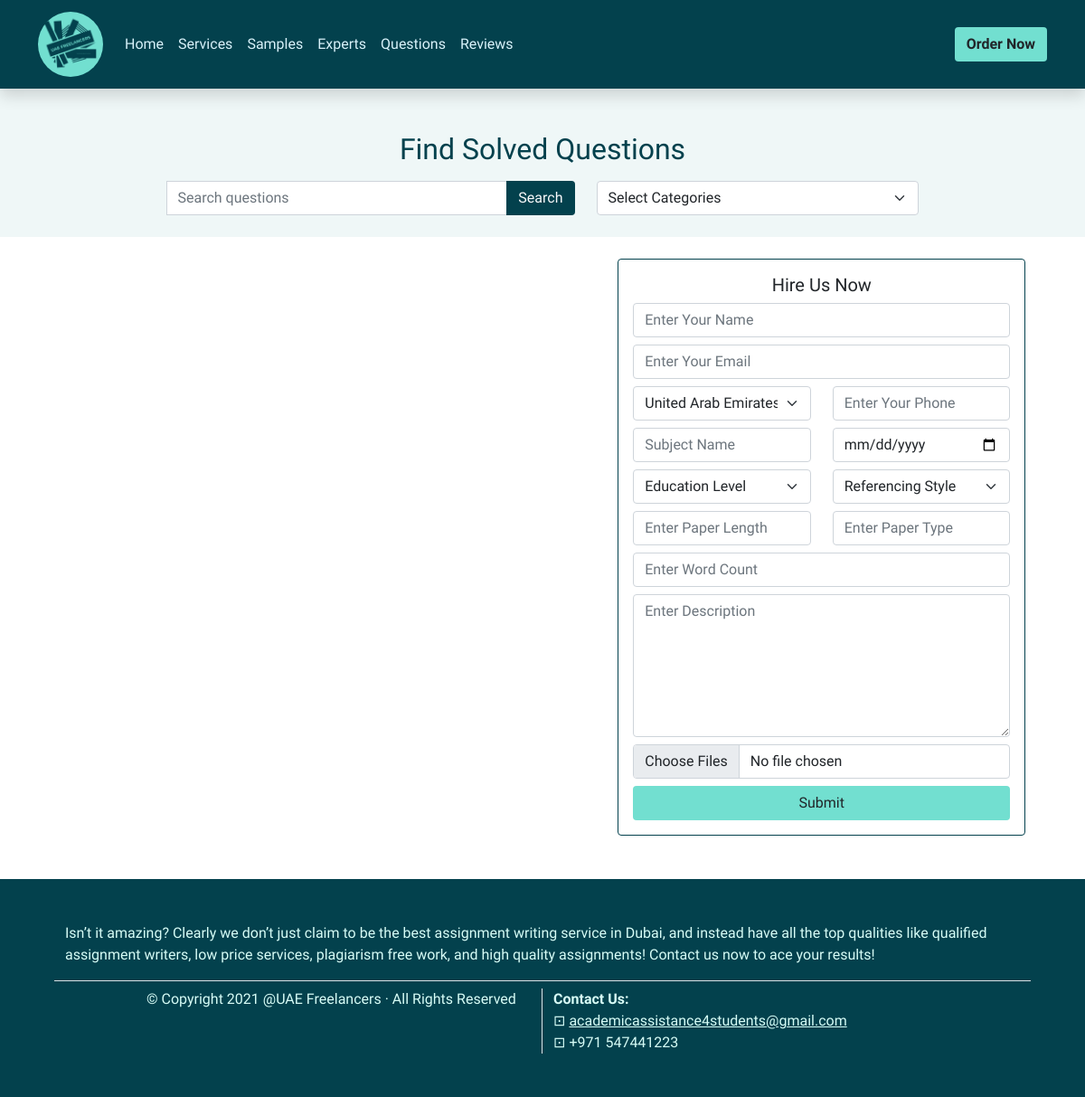
The app's page /questions/, older data.
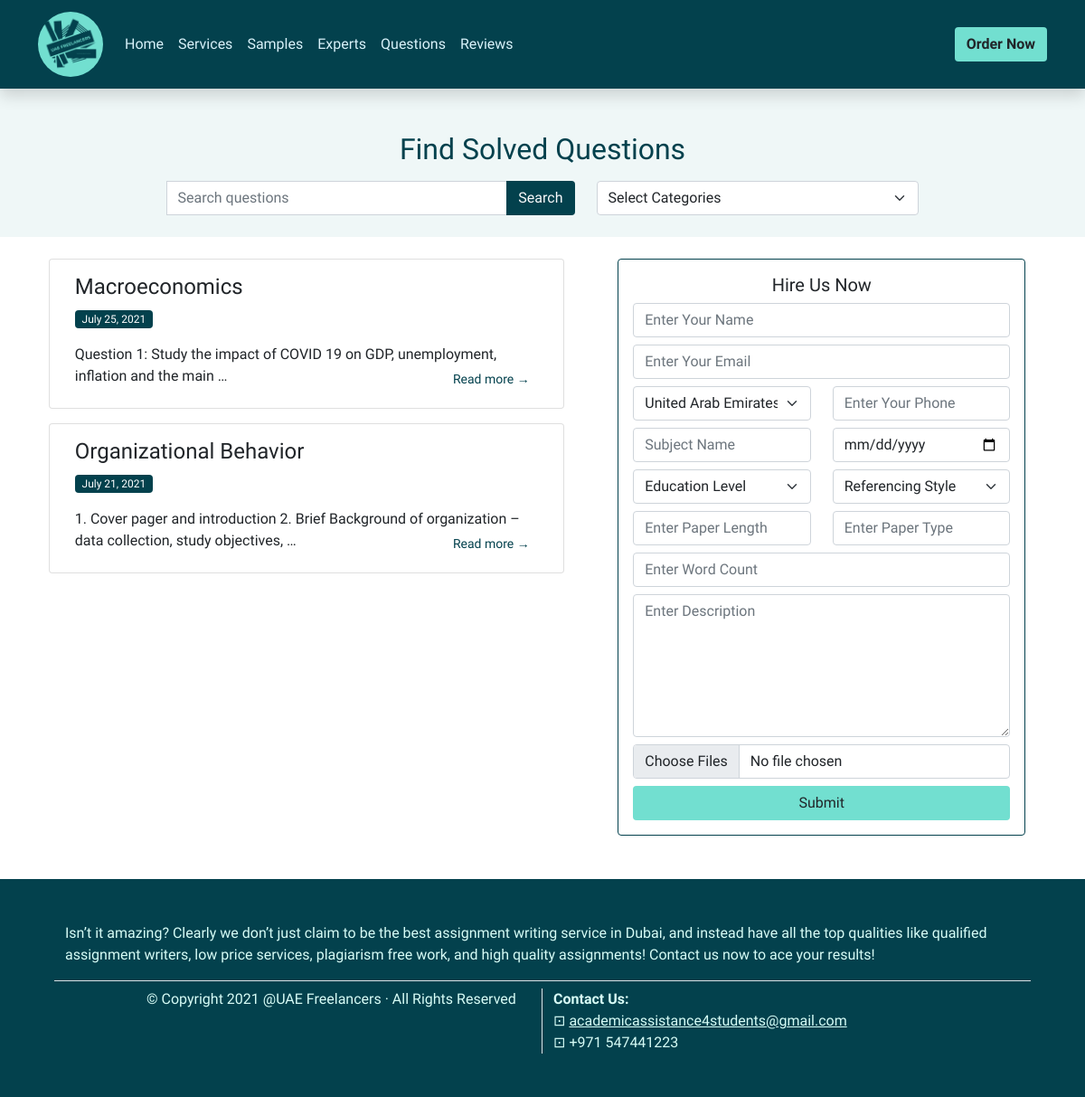
The same page, newer data.
### main/models.py (models this page shows)
class Question(models.Model):
	category = models.CharField(max_length=256)
	date = models.DateField(blank=True, null=True)
	description = models.TextField()
	def __str__(self) -> str:
		return self.category
	__repr__ = __str__

### main/views.py (the view)
# urls.py: path('questions/', QuestionsView.as_view(), name='questions'),
class QuestionsView(ListView):
	model = Question

### templates/main/question_list.html (shortened to what this page needs)
{% extends "main/sample_base.html" %}
{% block heading %}Find Solved Questions{% endblock %}
{% block search_by_text %}
<form action="" method="POST">
  <div class="input-group">
    <input type="text" name="search" placeholder="Search questions" class="form-control">
    <input type="submit" value="Search" class="btn bg-dark-blue text-light">
  </div>
</form>
{% endblock %}
{% block search_by_dropdown %}
<form action="" method="POST">
  <select class="form-select" name="categories" id="categories" onchange="submit_form(this)">
    <option selected>Select Categories</option>
  </select>
</form>
{% endblock %}
{% block samples %}
  {% for object in object_list %}
  <div class="card mb-3">
    <div class="card-body">
      <h4 class="card-title">{{ object.category|title }}</h4>
      <p>
        <span class="badge bg-dark-blue fw-normal">{{ object.date }}</span>
      </p>
      {% with object.description as description %}
        {% if description %}
          <p class="card-text">{{ description|truncatewords:15 }}
            <span class="btn btn-sm float-end text-dark-blue">Read more &rarr;</span>
          </p>
          {% endif %}
          {% endwith %}
    </div>
  </div>
  {% endfor %}
  {% include "main/pagination.html" %}
{% endblock %}

Row changes from the older to the newer data that the page shows:
added Question: category "Macroeconomics", date "July 25, 2021", description "Question 1: Study the impact of COVID 19 on GDP, unemployment, inflation and the main …"
added Question: category "Organizational Behavior", date "July 21, 2021", description "1. Cover pager and introduction 2. Brief Background of organization – data collection, study objectives, …"
